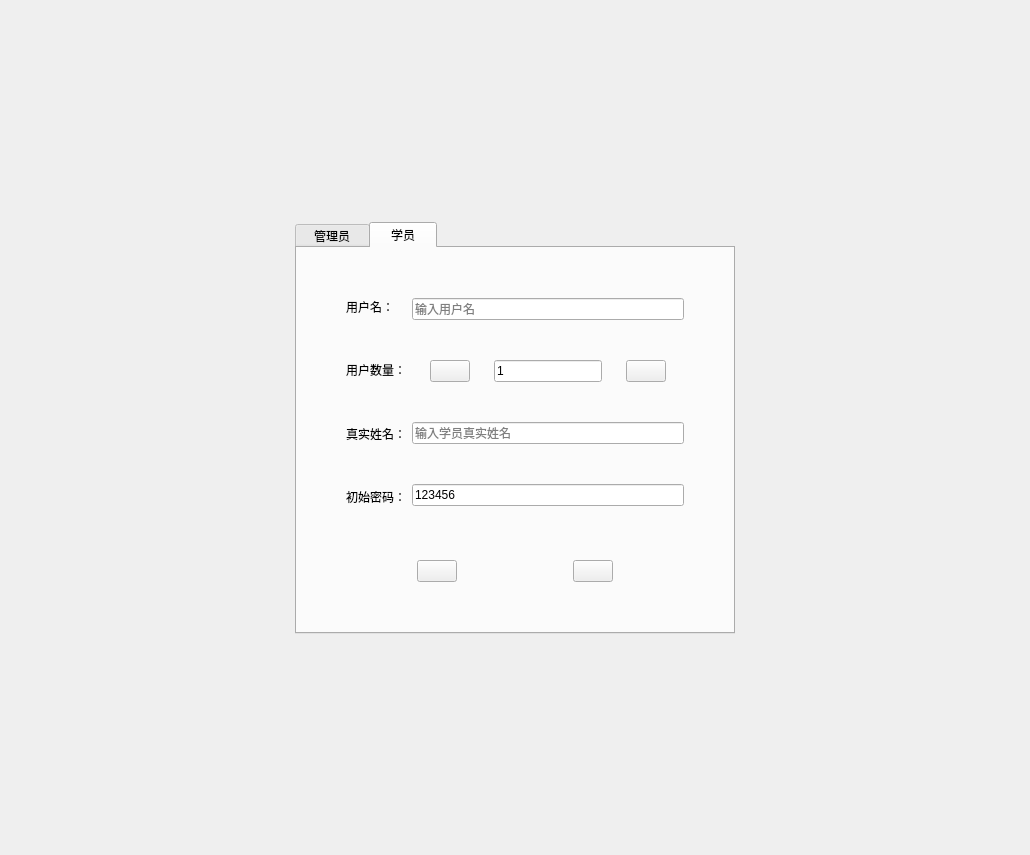
<?xml version="1.0" encoding="UTF-8"?>
<ui version="4.0">
 <class>RbAddAdminAndUserInfoWindow</class>
 <widget class="QWidget" name="RbAddAdminAndUserInfoWindow">
  <property name="geometry">
   <rect>
    <x>0</x>
    <y>0</y>
    <width>1030</width>
    <height>855</height>
   </rect>
  </property>
  <property name="windowTitle">
   <string>SimLaparo</string>
  </property>
  <layout class="QVBoxLayout" name="verticalLayout_7">
   <item>
    <spacer name="verticalSpacer_17">
     <property name="orientation">
      <enum>Qt::Vertical</enum>
     </property>
     <property name="sizeHint" stdset="0">
      <size>
       <width>20</width>
       <height>187</height>
      </size>
     </property>
    </spacer>
   </item>
   <item>
    <layout class="QHBoxLayout" name="horizontalLayout_5">
     <item>
      <spacer name="horizontalSpacer_10">
       <property name="orientation">
        <enum>Qt::Horizontal</enum>
       </property>
       <property name="sizeHint" stdset="0">
        <size>
         <width>40</width>
         <height>20</height>
        </size>
       </property>
      </spacer>
     </item>
     <item>
      <widget class="QTabWidget" name="SuperManager_AddWindow">
       <property name="sizePolicy">
        <sizepolicy hsizetype="Preferred" vsizetype="Preferred">
         <horstretch>0</horstretch>
         <verstretch>0</verstretch>
        </sizepolicy>
       </property>
       <property name="currentIndex">
        <number>1</number>
       </property>
       <widget class="QWidget" name="AddAdmin">
        <attribute name="title">
         <string>  管理员  </string>
        </attribute>
        <layout class="QVBoxLayout" name="verticalLayout_4">
         <item>
          <spacer name="verticalSpacer">
           <property name="orientation">
            <enum>Qt::Vertical</enum>
           </property>
           <property name="sizeHint" stdset="0">
            <size>
             <width>20</width>
             <height>49</height>
            </size>
           </property>
          </spacer>
         </item>
         <item>
          <layout class="QHBoxLayout" name="horizontalLayout">
           <item>
            <spacer name="horizontalSpacer_3">
             <property name="orientation">
              <enum>Qt::Horizontal</enum>
             </property>
             <property name="sizeHint" stdset="0">
              <size>
               <width>28</width>
               <height>20</height>
              </size>
             </property>
            </spacer>
           </item>
           <item>
            <layout class="QVBoxLayout" name="verticalLayout">
             <item>
              <widget class="QLabel" name="UserNameLabel_Admin">
               <property name="text">
                <string>用户名：</string>
               </property>
              </widget>
             </item>
             <item>
              <spacer name="verticalSpacer_5">
               <property name="orientation">
                <enum>Qt::Vertical</enum>
               </property>
               <property name="sizeHint" stdset="0">
                <size>
                 <width>13</width>
                 <height>28</height>
                </size>
               </property>
              </spacer>
             </item>
             <item>
              <widget class="QLabel" name="RealNameLabel_Admin">
               <property name="text">
                <string>真实姓名：</string>
               </property>
              </widget>
             </item>
             <item>
              <spacer name="verticalSpacer_4">
               <property name="orientation">
                <enum>Qt::Vertical</enum>
               </property>
               <property name="sizeHint" stdset="0">
                <size>
                 <width>17</width>
                 <height>28</height>
                </size>
               </property>
              </spacer>
             </item>
             <item>
              <widget class="QLabel" name="OriPasswordLabel_Admin">
               <property name="text">
                <string>初始密码：</string>
               </property>
              </widget>
             </item>
            </layout>
           </item>
           <item>
            <layout class="QVBoxLayout" name="verticalLayout_3">
             <item>
              <widget class="RbVKLineEdit" name="UserNameLineEdit_Admin">
               <property name="text">
                <string/>
               </property>
               <property name="placeholderText">
                <string>输入用户名</string>
               </property>
              </widget>
             </item>
             <item>
              <spacer name="verticalSpacer_3">
               <property name="orientation">
                <enum>Qt::Vertical</enum>
               </property>
               <property name="sizeHint" stdset="0">
                <size>
                 <width>17</width>
                 <height>28</height>
                </size>
               </property>
              </spacer>
             </item>
             <item>
              <widget class="RbVKLineEdit" name="RealNameLineEdit_Admin">
               <property name="placeholderText">
                <string>输入管理员真实姓名</string>
               </property>
              </widget>
             </item>
             <item>
              <spacer name="verticalSpacer_2">
               <property name="orientation">
                <enum>Qt::Vertical</enum>
               </property>
               <property name="sizeHint" stdset="0">
                <size>
                 <width>17</width>
                 <height>28</height>
                </size>
               </property>
              </spacer>
             </item>
             <item>
              <widget class="RbVKLineEdit" name="OriPasswordLineEdit_Admin">
               <property name="text">
                <string>123456</string>
               </property>
              </widget>
             </item>
            </layout>
           </item>
           <item>
            <spacer name="horizontalSpacer_2">
             <property name="orientation">
              <enum>Qt::Horizontal</enum>
             </property>
             <property name="sizeHint" stdset="0">
              <size>
               <width>28</width>
               <height>20</height>
              </size>
             </property>
            </spacer>
           </item>
          </layout>
         </item>
         <item>
          <spacer name="verticalSpacer_13">
           <property name="orientation">
            <enum>Qt::Vertical</enum>
           </property>
           <property name="sizeHint" stdset="0">
            <size>
             <width>20</width>
             <height>67</height>
            </size>
           </property>
          </spacer>
         </item>
         <item>
          <layout class="QHBoxLayout" name="horizontalLayout_4">
           <item>
            <spacer name="horizontalSpacer_8">
             <property name="orientation">
              <enum>Qt::Horizontal</enum>
             </property>
             <property name="sizeHint" stdset="0">
              <size>
               <width>40</width>
               <height>20</height>
              </size>
             </property>
            </spacer>
           </item>
           <item>
            <widget class="QPushButton" name="CancelBtn_Admin">
             <property name="text">
              <string/>
             </property>
            </widget>
           </item>
           <item>
            <spacer name="horizontalSpacer_7">
             <property name="orientation">
              <enum>Qt::Horizontal</enum>
             </property>
             <property name="sizeHint" stdset="0">
              <size>
               <width>40</width>
               <height>20</height>
              </size>
             </property>
            </spacer>
           </item>
           <item>
            <widget class="QPushButton" name="OKBtn_Admin">
             <property name="text">
              <string/>
             </property>
            </widget>
           </item>
           <item>
            <spacer name="horizontalSpacer_9">
             <property name="orientation">
              <enum>Qt::Horizontal</enum>
             </property>
             <property name="sizeHint" stdset="0">
              <size>
               <width>40</width>
               <height>20</height>
              </size>
             </property>
            </spacer>
           </item>
          </layout>
         </item>
         <item>
          <spacer name="verticalSpacer_12">
           <property name="orientation">
            <enum>Qt::Vertical</enum>
           </property>
           <property name="sizeHint" stdset="0">
            <size>
             <width>20</width>
             <height>66</height>
            </size>
           </property>
          </spacer>
         </item>
        </layout>
       </widget>
       <widget class="QWidget" name="AddUser">
        <attribute name="title">
         <string>   学员   </string>
        </attribute>
        <layout class="QVBoxLayout" name="verticalLayout_6">
         <item>
          <spacer name="verticalSpacer_14">
           <property name="orientation">
            <enum>Qt::Vertical</enum>
           </property>
           <property name="sizeHint" stdset="0">
            <size>
             <width>20</width>
             <height>40</height>
            </size>
           </property>
          </spacer>
         </item>
         <item>
          <layout class="QHBoxLayout" name="horizontalLayout_3">
           <item>
            <spacer name="horizontalSpacer_12">
             <property name="orientation">
              <enum>Qt::Horizontal</enum>
             </property>
             <property name="sizeHint" stdset="0">
              <size>
               <width>40</width>
               <height>20</height>
              </size>
             </property>
            </spacer>
           </item>
           <item>
            <layout class="QVBoxLayout" name="verticalLayout_2">
             <item>
              <widget class="QLabel" name="UserNameLabel_User">
               <property name="text">
                <string>用户名：</string>
               </property>
              </widget>
             </item>
             <item>
              <spacer name="verticalSpacer_11">
               <property name="orientation">
                <enum>Qt::Vertical</enum>
               </property>
               <property name="sizeHint" stdset="0">
                <size>
                 <width>20</width>
                 <height>34</height>
                </size>
               </property>
              </spacer>
             </item>
             <item>
              <widget class="QLabel" name="UserNumberLabel">
               <property name="text">
                <string>用户数量：</string>
               </property>
              </widget>
             </item>
             <item>
              <spacer name="verticalSpacer_10">
               <property name="orientation">
                <enum>Qt::Vertical</enum>
               </property>
               <property name="sizeHint" stdset="0">
                <size>
                 <width>20</width>
                 <height>35</height>
                </size>
               </property>
              </spacer>
             </item>
             <item>
              <widget class="QLabel" name="RealNameLabel_User">
               <property name="text">
                <string>真实姓名：</string>
               </property>
              </widget>
             </item>
             <item>
              <spacer name="verticalSpacer_9">
               <property name="orientation">
                <enum>Qt::Vertical</enum>
               </property>
               <property name="sizeHint" stdset="0">
                <size>
                 <width>20</width>
                 <height>35</height>
                </size>
               </property>
              </spacer>
             </item>
             <item>
              <widget class="QLabel" name="OriPasswordLabel_User">
               <property name="text">
                <string>初始密码：</string>
               </property>
              </widget>
             </item>
            </layout>
           </item>
           <item>
            <layout class="QVBoxLayout" name="verticalLayout_5">
             <item>
              <widget class="RbVKLineEdit" name="UserNameLineEdit_User">
               <property name="text">
                <string/>
               </property>
               <property name="placeholderText">
                <string>输入用户名</string>
               </property>
              </widget>
             </item>
             <item>
              <spacer name="verticalSpacer_6">
               <property name="orientation">
                <enum>Qt::Vertical</enum>
               </property>
               <property name="sizeHint" stdset="0">
                <size>
                 <width>20</width>
                 <height>34</height>
                </size>
               </property>
              </spacer>
             </item>
             <item>
              <layout class="QHBoxLayout" name="horizontalLayout_2">
               <item>
                <spacer name="horizontalSpacer_11">
                 <property name="orientation">
                  <enum>Qt::Horizontal</enum>
                 </property>
                 <property name="sizeHint" stdset="0">
                  <size>
                   <width>18</width>
                   <height>17</height>
                  </size>
                 </property>
                </spacer>
               </item>
               <item>
                <widget class="QPushButton" name="SubUserNumberBtn">
                 <property name="text">
                  <string/>
                 </property>
                </widget>
               </item>
               <item>
                <spacer name="horizontalSpacer">
                 <property name="orientation">
                  <enum>Qt::Horizontal</enum>
                 </property>
                 <property name="sizeHint" stdset="0">
                  <size>
                   <width>18</width>
                   <height>17</height>
                  </size>
                 </property>
                </spacer>
               </item>
               <item>
                <widget class="RbVKLineEdit" name="UserNumberLineEdit">
                 <property name="text">
                  <string>1</string>
                 </property>
                </widget>
               </item>
               <item>
                <spacer name="horizontalSpacer_6">
                 <property name="orientation">
                  <enum>Qt::Horizontal</enum>
                 </property>
                 <property name="sizeHint" stdset="0">
                  <size>
                   <width>18</width>
                   <height>17</height>
                  </size>
                 </property>
                </spacer>
               </item>
               <item>
                <widget class="QPushButton" name="AddUserNumberBtn">
                 <property name="text">
                  <string/>
                 </property>
                </widget>
               </item>
               <item>
                <spacer name="horizontalSpacer_13">
                 <property name="orientation">
                  <enum>Qt::Horizontal</enum>
                 </property>
                 <property name="sizeHint" stdset="0">
                  <size>
                   <width>18</width>
                   <height>17</height>
                  </size>
                 </property>
                </spacer>
               </item>
              </layout>
             </item>
             <item>
              <spacer name="verticalSpacer_8">
               <property name="orientation">
                <enum>Qt::Vertical</enum>
               </property>
               <property name="sizeHint" stdset="0">
                <size>
                 <width>20</width>
                 <height>34</height>
                </size>
               </property>
              </spacer>
             </item>
             <item>
              <widget class="RbVKLineEdit" name="RealNameLineEdit_User">
               <property name="placeholderText">
                <string>输入学员真实姓名</string>
               </property>
              </widget>
             </item>
             <item>
              <spacer name="verticalSpacer_7">
               <property name="orientation">
                <enum>Qt::Vertical</enum>
               </property>
               <property name="sizeHint" stdset="0">
                <size>
                 <width>20</width>
                 <height>34</height>
                </size>
               </property>
              </spacer>
             </item>
             <item>
              <widget class="RbVKLineEdit" name="OriPasswordLineEdit_User">
               <property name="text">
                <string>123456</string>
               </property>
              </widget>
             </item>
            </layout>
           </item>
           <item>
            <spacer name="horizontalSpacer_4">
             <property name="orientation">
              <enum>Qt::Horizontal</enum>
             </property>
             <property name="sizeHint" stdset="0">
              <size>
               <width>40</width>
               <height>20</height>
              </size>
             </property>
            </spacer>
           </item>
          </layout>
         </item>
         <item>
          <spacer name="verticalSpacer_15">
           <property name="orientation">
            <enum>Qt::Vertical</enum>
           </property>
           <property name="sizeHint" stdset="0">
            <size>
             <width>17</width>
             <height>48</height>
            </size>
           </property>
          </spacer>
         </item>
         <item>
          <layout class="QHBoxLayout" name="horizontalLayout_9">
           <item>
            <spacer name="horizontalSpacer_18">
             <property name="orientation">
              <enum>Qt::Horizontal</enum>
             </property>
             <property name="sizeHint" stdset="0">
              <size>
               <width>40</width>
               <height>20</height>
              </size>
             </property>
            </spacer>
           </item>
           <item>
            <widget class="QPushButton" name="CancelBtn_User">
             <property name="text">
              <string/>
             </property>
            </widget>
           </item>
           <item>
            <spacer name="horizontalSpacer_19">
             <property name="orientation">
              <enum>Qt::Horizontal</enum>
             </property>
             <property name="sizeHint" stdset="0">
              <size>
               <width>40</width>
               <height>20</height>
              </size>
             </property>
            </spacer>
           </item>
           <item>
            <widget class="QPushButton" name="OKBtn_User">
             <property name="text">
              <string/>
             </property>
            </widget>
           </item>
           <item>
            <spacer name="horizontalSpacer_20">
             <property name="orientation">
              <enum>Qt::Horizontal</enum>
             </property>
             <property name="sizeHint" stdset="0">
              <size>
               <width>40</width>
               <height>20</height>
              </size>
             </property>
            </spacer>
           </item>
          </layout>
         </item>
         <item>
          <spacer name="verticalSpacer_16">
           <property name="orientation">
            <enum>Qt::Vertical</enum>
           </property>
           <property name="sizeHint" stdset="0">
            <size>
             <width>20</width>
             <height>40</height>
            </size>
           </property>
          </spacer>
         </item>
        </layout>
       </widget>
      </widget>
     </item>
     <item>
      <spacer name="horizontalSpacer_5">
       <property name="orientation">
        <enum>Qt::Horizontal</enum>
       </property>
       <property name="sizeHint" stdset="0">
        <size>
         <width>188</width>
         <height>20</height>
        </size>
       </property>
      </spacer>
     </item>
    </layout>
   </item>
   <item>
    <spacer name="verticalSpacer_18">
     <property name="orientation">
      <enum>Qt::Vertical</enum>
     </property>
     <property name="sizeHint" stdset="0">
      <size>
       <width>20</width>
       <height>186</height>
      </size>
     </property>
    </spacer>
   </item>
  </layout>
 </widget>
 <customwidgets>
  <customwidget>
   <class>RbVKLineEdit</class>
   <extends>QLineEdit</extends>
   <header location="global">RbVKLineEdit.h</header>
  </customwidget>
 </customwidgets>
 <resources/>
 <connections/>
</ui>
